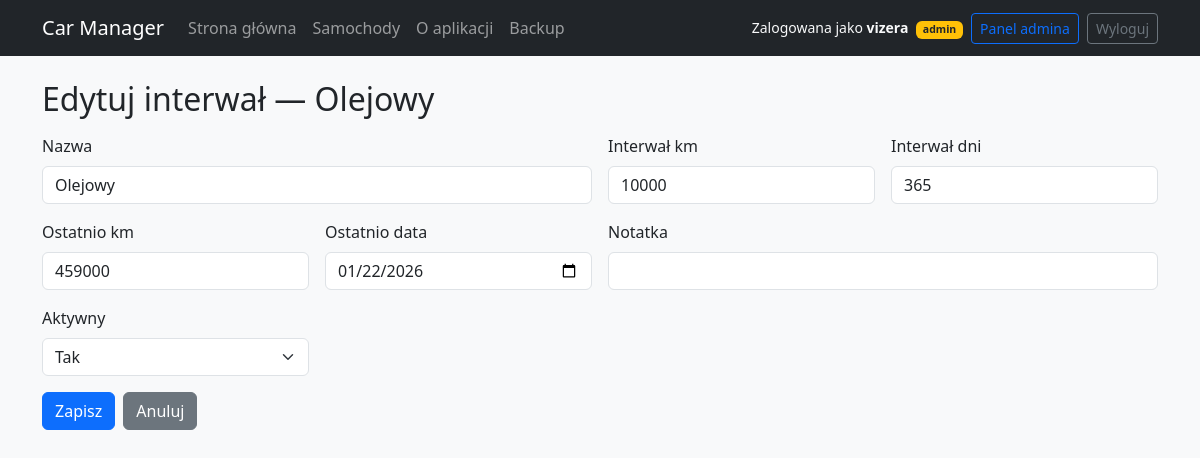
Screenshot of /intervals/1/edit (signed in) with the database file from the repository.
### car_manager/models.py (models this page shows, shortened)
class User(db.Model, UserMixin):
    id = db.Column(db.Integer, primary_key=True)
    username = db.Column(db.String(64), unique=True, nullable=False, index=True)
    email = db.Column(db.String(255), unique=True, index=True, nullable=True)
    password_hash = db.Column(db.String(255), nullable=False)
    is_admin = db.Column(db.Boolean, default=False, nullable=False)
    is_active = db.Column(db.Boolean, default=True, nullable=False)
    created_at = db.Column(db.DateTime, default=datetime.utcnow, nullable=False)
    cars = db.relationship("Car", secondary=car_owners, back_populates="owners")

class ServiceInterval(db.Model):
    id = db.Column(db.Integer, primary_key=True)
    car_id = db.Column(db.Integer, db.ForeignKey("car.id"), nullable=False, index=True)
    name = db.Column(db.String(120), nullable=False)
    interval_km = db.Column(db.Integer)
    interval_days = db.Column(db.Integer)
    last_done_km = db.Column(db.Integer)
    last_done_date = db.Column(db.Date)
    note = db.Column(db.String(255))
    active = db.Column(db.Boolean, default=True, nullable=False)
    car = db.relationship(
        "Car",
        backref=db.backref("service_intervals", lazy="dynamic", cascade="all, delete-orphan"),
    )

### car_manager/routes_intervals.py (the view, shortened to what this page needs)
    @app.route("/intervals/<int:interval_id>/edit", methods=["GET", "POST"])
    def interval_edit(interval_id):
        iv = ServiceInterval.query.get_or_404(interval_id)
        car_id = iv.car_id
        def to_int(x):
            x = (x or "").strip()
            return int(x) if x else None
        return render_template("service_interval_form.html", iv=iv)

### car_manager/models.py (called while the page is built)
@login_manager.user_loader
def load_user(user_id: str):
    try:
        return User.query.get(int(user_id))
    except Exception:
        return None

### templates/service_interval_form.html (shortened to what this page needs)
{% extends "base.html" %}
{% block content %}
<h2 class="mb-3">Edytuj interwał — {{ iv.name }}</h2>
<form method="post" class="row g-3">
  <div class="col-md-6">
    <label class="form-label">Nazwa</label>
    <input name="name" class="form-control" value="{{ iv.name }}" required>
  </div>
  <div class="col-md-3">
    <label class="form-label">Interwał km</label>
    <input name="interval_km" type="number" class="form-control" value="{{ iv.interval_km or '' }}" min="0" step="1">
  </div>
  <div class="col-md-3">
    <label class="form-label">Interwał dni</label>
    <input name="interval_days" type="number" class="form-control" value="{{ iv.interval_days or '' }}" min="0" step="1">
  </div>
  <div class="col-md-3">
    <label class="form-label">Ostatnio km</label>
    <input name="last_done_km" type="number" class="form-control" value="{{ iv.last_done_km or '' }}" min="0" step="1">
  </div>
  <div class="col-md-3">
    <label class="form-label">Ostatnio data</label>
    <input name="last_done_date" type="date" class="form-control" value="{{ iv.last_done_date or '' }}">
  </div>
  <div class="col-md-6">
    <label class="form-label">Notatka</label>
    <input name="note" class="form-control" value="{{ iv.note or '' }}">
  </div>
  <div class="col-md-3">
    <label class="form-label">Aktywny</label>
    <select name="active" class="form-select">
      <option value="1" {% if iv.active %}selected{% endif %}>Tak</option>
    </select>
  </div>
  <div class="col-12 d-flex gap-2">
    <button class="btn btn-primary">Zapisz</button>
    <a class="btn btn-secondary" href="{{ url_for('car_detail', car_id=iv.car_id) }}">Anuluj</a>
  </div>
</form>
{% endblock %}

### templates/base.html (shortened to what this page needs)
<!doctype html>
<html lang="pl">
<head>
  <link rel="stylesheet" href="https://cdn.jsdelivr.net/npm/bootstrap@5.3.3/dist/css/bootstrap.min.css">
</head>
<body class="bg-light">
  <nav class="navbar navbar-expand-lg navbar-dark bg-dark mb-4">
    <div class="container">
      <a class="navbar-brand" href="{{ url_for('dashboard') }}">Car Manager</a>
      <div class="collapse navbar-collapse" id="mainNav">
        <ul class="navbar-nav me-auto mb-2 mb-lg-0">
          <li class="nav-item">
            <a class="nav-link" href="{{ url_for('dashboard') }}">Strona główna</a>
          </li>
          <li class="nav-item">
            <a class="nav-link" href="{{ url_for('list_cars') }}">Samochody</a>
          </li>
          <li class="nav-item">
            <a class="nav-link" href="{{ url_for('about') }}">O aplikacji</a>
          </li>
          {% if current_user.is_authenticated and current_user.is_admin %}
          <li class="nav-item">
            <a class="nav-link" href="{{ url_for('backup_page') }}">Backup</a>
          </li>
          {% endif %}
        </ul>
        <div class="d-flex align-items-center gap-2">
          {% if current_user.is_authenticated %}
            <span class="text-light small">
              Zalogowana jako <b>{{ current_user.username }}</b>
              {% if current_user.is_admin %}
                <span class="badge bg-warning text-dark ms-1">admin</span>
              {% endif %}
            </span>
            {% if current_user.is_admin %}
              <a class="btn btn-sm btn-outline-primary" href="{{ url_for('admin_users') }}">
                Panel admina
              </a>
            {% endif %}
            <a class="btn btn-sm btn-outline-secondary" href="{{ url_for('logout') }}">
              Wyloguj
            </a>
          {% else %}
            <a class="btn btn-sm btn-primary" href="{{ url_for('login') }}">
              Zaloguj
            </a>
          {% endif %}
        </div>
      </div>
    </div>
  </nav>
  <main class="container">
    {% block content %}{% endblock %}
  </main>
</body>
</html>

### rows the page displays
User: username "vizera"
ServiceInterval: name "Olejowy", interval_km "10000", interval_days "365", last_done_km "459000", last_done_date "01/22/2026", active "Tak"
